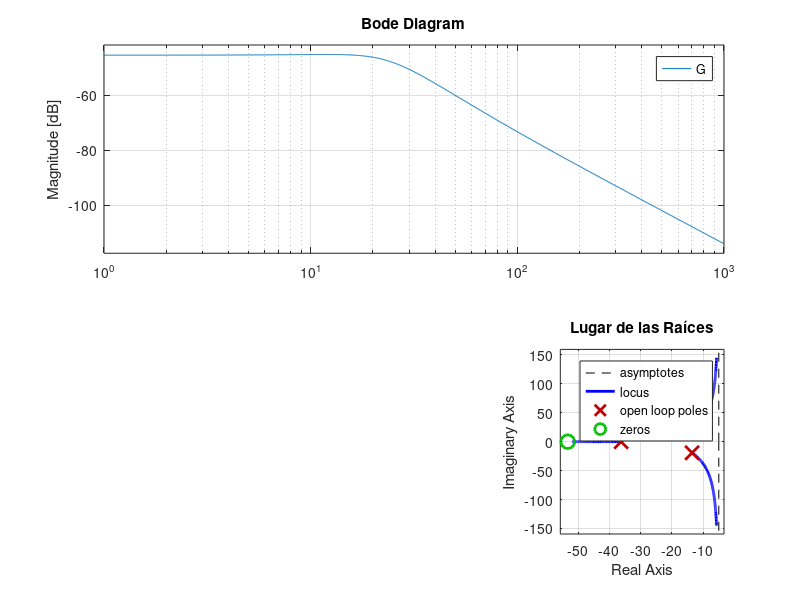

This chart was generated by the following MATLAB code: (Note: this script raises an error after producing the figure.)
%% SISTEMA MECÁNICO VIBRATORIO - DEFINICIÓN DE PARÁMETROS Y MODELO
% Sistema de barra articulada con resortes y amortiguadores acoplados
% Autor: Sistema de Control Automático
% Fecha: 2026

clear all; close all; clc;

%% PARÁMETROS FÍSICOS DEL SISTEMA
L = 1.0;        % Longitud de la barra [m]
J = 0.5;        % Momento de inercia [kg·m²]
K1 = 500;       % Constante del resorte 1 [N/m]
K2 = 300;       % Constante del resorte 2 [N/m]
B1 = 20;        % Constante del amortiguador 1 [N·s/m]
B2 = 15;        % Constante del amortiguador 2 [N·s/m]

fprintf('=== PARÁMETROS DEL SISTEMA ===\n');
fprintf('L  = %.2f m\n', L);
fprintf('J  = %.2f kg·m²\n', J);
fprintf('K1 = %.0f N/m\n', K1);
fprintf('K2 = %.0f N/m\n', K2);
fprintf('B1 = %.0f N·s/m\n', B1);
fprintf('B2 = %.0f N·s/m\n\n', B2);

%% COEFICIENTES DE LA FUNCIÓN DE TRANSFERENCIA
% G(s) = (b1*s + b0) / (a3*s^3 + a2*s^2 + a1*s + a0)

% Numerador
b1 = L^2 * B2;
b0 = L^2 * (K1 + K2);

% Denominador
a3 = J * B2;
a2 = J*(K1 + K2) + (L^2 * B1 * B2)/4;
a1 = (L^2 * B1 * (K1 + K2))/4 + K1 * L^2 * B2;
a0 = K1 * L^2 * K2;

fprintf('=== COEFICIENTES DE LA FUNCIÓN DE TRANSFERENCIA ===\n');
fprintf('Numerador:   b1 = %.2f, b0 = %.2f\n', b1, b0);
fprintf('Denominador: a3 = %.2f, a2 = %.2f, a1 = %.2f, a0 = %.0f\n\n', a3, a2, a1, a0);

%% FUNCIÓN DE TRANSFERENCIA
num = [b1 b0];
den = [a3 a2 a1 a0];

% Crear objeto de función de transferencia
G = tf(num, den);

fprintf('=== FUNCIÓN DE TRANSFERENCIA G(s) = Y(s)/Fa(s) ===\n');
disp(G);

%% FORMA SIMPLIFICADA (dividiendo por a3)
num_simp = num/a3;
den_simp = den/a3;

G_simp = tf(num_simp, den_simp);
fprintf('\n=== FUNCIÓN DE TRANSFERENCIA SIMPLIFICADA ===\n');
disp(G_simp);

%% ANÁLISIS DE POLOS Y CEROS
polos = pole(G);
ceros = zero(G);

fprintf('\n=== ANÁLISIS DE POLOS Y CEROS ===\n');
fprintf('Polos del sistema:\n');
for i = 1:length(polos)
    if imag(polos(i)) == 0
        fprintf('  p%d = %.4f (real)\n', i, real(polos(i)));
    else
        fprintf('  p%d = %.4f %+.4fi\n', i, real(polos(i)), imag(polos(i)));
    end
end

fprintf('\nCeros del sistema:\n');
for i = 1:length(ceros)
    if imag(ceros(i)) == 0
        fprintf('  z%d = %.4f (real)\n', i, real(ceros(i)));
    else
        fprintf('  z%d = %.4f %+.4fi\n', i, real(ceros(i)), imag(ceros(i)));
    end
end

% Verificar estabilidad
if all(real(polos) < 0)
    fprintf('\n✓ SISTEMA ESTABLE (todos los polos tienen parte real negativa)\n');
else
    fprintf('\n✗ SISTEMA INESTABLE (existe al menos un polo con parte real positiva)\n');
end

%% CARACTERÍSTICAS DE LOS POLOS COMPLEJOS DOMINANTES
% Identificar polos complejos conjugados
polos_complejos = polos(abs(imag(polos)) > 1e-6);

if ~isempty(polos_complejos)
    % Tomar el par dominante (menor parte real negativa)
    [~, idx] = max(real(polos_complejos));
    polo_dom = polos_complejos(idx);
    
    wn = abs(polo_dom);
    zeta = -real(polo_dom)/wn;
    wd = abs(imag(polo_dom));
    
    fprintf('\n=== POLOS COMPLEJOS DOMINANTES ===\n');
    fprintf('Polo dominante: %.4f %+.4fi\n', real(polo_dom), imag(polo_dom));
    fprintf('Frecuencia natural (ωn): %.4f rad/s\n', wn);
    fprintf('Factor de amortiguamiento (ζ): %.4f\n', zeta);
    fprintf('Frecuencia amortiguada (ωd): %.4f rad/s\n', wd);
    
    % Predicciones teóricas
    ts_2 = 4/(zeta*wn);
    ts_5 = 3/(zeta*wn);
    Mp = exp(-pi*zeta/sqrt(1-zeta^2)) * 100;
    tp = pi/wd;
    
    fprintf('\n=== PREDICCIONES DE RESPUESTA (2do orden aproximado) ===\n');
    fprintf('Tiempo de asentamiento (2%%): %.4f s\n', ts_2);
    fprintf('Tiempo de asentamiento (5%%): %.4f s\n', ts_5);
    fprintf('Sobrepico máximo: %.2f%%\n', Mp);
    fprintf('Tiempo de pico: %.4f s\n', tp);
end

%% REPRESENTACIÓN EN ESPACIO DE ESTADOS
% Estados: x = [theta; theta_dot; x; x_dot]
% Entrada: u = fa
% Salida: y = L*theta

% Matriz A
A = [0, 1, 0, 0;
     -K1*L^2/J, -L^2*B1/(4*J), K1*L/J, 0;
     0, 0, 0, 1;
     K1*L/B2, 0, -(K1+K2)/B2, 0];

% Matriz B
B = [0; L/J; 0; 0];

% Matriz C
C = [L, 0, 0, 0];

% Matriz D
D = 0;

% Crear sistema en espacio de estados
sys_ss = ss(A, B, C, D);

fprintf('\n\n=== REPRESENTACIÓN EN ESPACIO DE ESTADOS ===\n');
fprintf('dx/dt = Ax + Bu\n');
fprintf('y = Cx + Du\n\n');

fprintf('Matriz A (4x4):\n');
disp(A);

fprintf('Matriz B (4x1):\n');
disp(B);

fprintf('Matriz C (1x4):\n');
disp(C);

fprintf('Matriz D:\n');
disp(D);

% Verificar equivalencia
fprintf('\n=== VERIFICACIÓN: Conversión SS -> TF ===\n');
G_from_ss = tf(sys_ss);
disp(G_from_ss);

%% GRÁFICAS DE CARACTERIZACIÓN
figure('Name', 'Análisis del Sistema en Lazo Abierto', 'Position', [100 100 1200 800]);

% Diagrama de polos y ceros
subplot(2,3,1);
pzmap(G);
grid on;
title('Diagrama de Polos y Ceros');
xlabel('Parte Real');
ylabel('Parte Imaginaria');

% Respuesta al impulso
subplot(2,3,2);
impulse(G);
grid on;
title('Respuesta al Impulso');

% Respuesta al escalón
subplot(2,3,3);
step(G);
grid on;
title('Respuesta al Escalón');

% Diagrama de Bode
subplot(2,3,[4,5]);
bode(G);
grid on;
title('Diagrama de Bode');

% Lugar de las raíces
subplot(2,3,6);
rlocus(G);
grid on;
title('Lugar de las Raíces');

%% GUARDAR DATOS DEL SISTEMA
save('ejercicio_uno/datos_sistema.mat', 'G', 'sys_ss', 'L', 'J', 'K1', 'K2', 'B1', 'B2', ...
     'polos', 'ceros', 'A', 'B', 'C', 'D', 'num', 'den', 'b1', 'b0', 'a3', 'a2', 'a1', 'a0');

fprintf('\n✓ Datos del sistema guardados en "ejercicio_uno/datos_sistema.mat"\n');
fprintf('\n=== FIN DEL ANÁLISIS ===\n');
